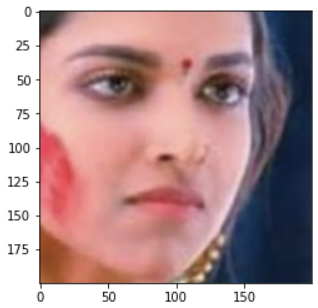
#> input picture Reports/figures/NeuralNetwork/ClassificationIssues/Age/C15.PNG, 318 x 308 px, given as the content of the folder  - jenifer’s MacBook Air/Machine_learning_code/crop_part1 3/, which was not available
$ jupyter execute --allow-errors JV_countourFunction.ipynb   (text cells are left out)
#> lines starting #> are read from the running program, lines starting #| are printed output that depends on the picture
[cell 1]
import pandas as pd
import numpy as np
from os import listdir
from os.path import isfile, join
import matplotlib.pyplot as plt
import os

[cell 2]
from skimage import data, io, segmentation, color
from skimage.future import graph
import numpy as np


# [43 lines left out: functions _weight_mean_color, merge_mean_color, not called in this run]

[cell 3]
mypath = r'/Users/jenifervivar/Desktop/Desktop - jenifer’s MacBook Air/Machine_learning_code/crop_part1 3/'

listing = os.listdir(mypath)
images = []
for img in listing:
    if img != ".DS_Store":
        image = plt.imread(mypath + img)
#> image is the input picture: shape (308, 318, 4) float32; mean R, G, B, A 0.706, 0.578, 0.586, 1
        images.append(image)
images = np.array(images)

[cell 4]

#mypath = '/Users/jenifervivar/Desktop/crop_part1/'#'./Data/CroppedImages'
filenames = np.array([f for f in listdir(mypath) if isfile(join(mypath, f))])
splitcolumns = [x.split('_')[0:3] + [x] for x in filenames if x.count('_') == 3]
filecolumns = ['age','gender','race','file']
filedf = pd.DataFrame(data = splitcolumns, columns = filecolumns)
filedfnona = filedf.dropna()
filedfnona['age']  = filedfnona['age'].astype(int)
filedfnona['race'] = filedfnona['race'].astype(int)
filedfnona['gender'] = filedfnona['gender'].astype(int)

[cell 5]
def countourImages(imagesArray):
    images = []
    for img in imagesArray:
        labels = segmentation.slic(img, compactness=30, n_segments=400, start_label=1)
        g = graph.rag_mean_color(img, labels)
        labels2 = graph.merge_hierarchical(labels, g, thresh=35, rag_copy=False,
                                   in_place_merge=True,
                                   merge_func=merge_mean_color,
                                   weight_func=_weight_mean_color)

        out = color.label2rgb(labels2, img, kind='avg', bg_label=0)
        out = segmentation.mark_boundaries(out, labels2, (0, 0, 0))
        images.append(out)
#> this loop made 1 pass
#> pass 1, in countourImages, `labels = segmentation.slic(img, compactness=30, n_segments=400, start_..`:
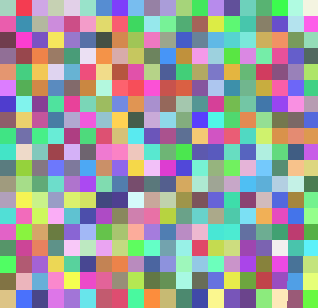
#> labels: shape (308, 318) int64; 380 distinct labels, from 1 to 380; one colour per label, 0 black
#> after the loop, images = []
    return np.array(images)


$ run again, on Reports/figures/NeuralNetwork/ClassificationIssues/Age/IC20.PNG
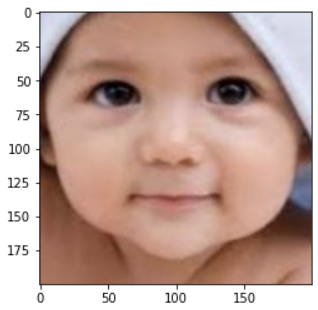
#> input picture Reports/figures/NeuralNetwork/ClassificationIssues/Age/IC20.PNG, 318 x 310 px, given as the content of the folder  - jenifer’s MacBook Air/Machine_learning_code/crop_part1 3/, which was not available
#> image is the input picture: shape (310, 318, 4) float32; mean R, G, B, A 0.752, 0.636, 0.596, 1
#> the loop in countourImages, `for img in imagesArray:` made 1 pass
#> pass 1, in countourImages, `labels = segmentation.slic(img, compactness=30, n_segments=400, start_..`:
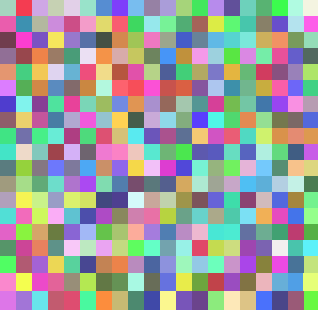
#> labels: shape (310, 318) int64; 380 distinct labels, from 1 to 380; one colour per label, 0 black
#> after the loop in countourImages, `for img in imagesArray:`: images = []

$ run again, on Reports/figures/NeuralNetwork/ClassificationIssues/Age/IC35.PNG
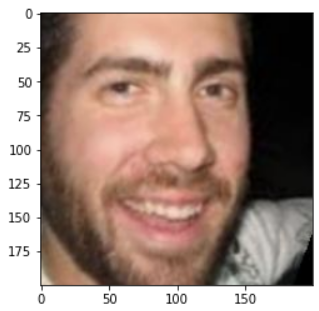
#> input picture Reports/figures/NeuralNetwork/ClassificationIssues/Age/IC35.PNG, 319 x 311 px, given as the content of the folder  - jenifer’s MacBook Air/Machine_learning_code/crop_part1 3/, which was not available
#> image is the input picture: shape (311, 319, 4) float32; mean R, G, B, A 0.639, 0.546, 0.504, 1
#> the loop in countourImages, `for img in imagesArray:` made 1 pass
#> pass 1, in countourImages, `labels = segmentation.slic(img, compactness=30, n_segments=400, start_..`:
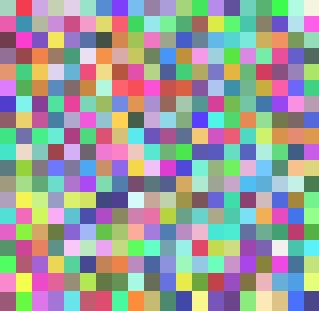
#> labels: shape (311, 319) int64; 380 distinct labels, from 1 to 380; one colour per label, 0 black
#> after the loop in countourImages, `for img in imagesArray:`: images = []
